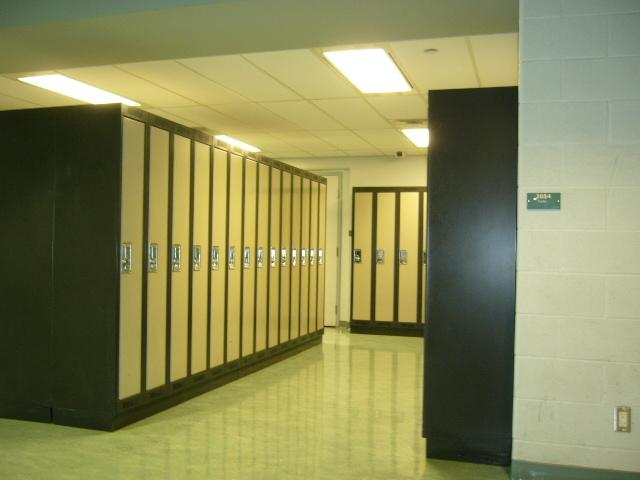
#> input picture CAS CS 585/Lab/Lab10/scene.jpg, 640 x 480 px
$ jupyter execute Lab10.ipynb
#> lines starting #> are read from the running program, lines starting #| are printed output that depends on the picture; long printed decimals are rounded
## **Lab 10: Automatic Estimation of Vanishing Points**

In this lab, we are implementing an approach of estimating vanishing points from Section 4 of http://slazebni.cs.illinois.edu/spring19/3dscene_book_svg.pdf.

You can also check the following papers for more details:
1. Rother, Carsten. "A new approach to vanishing point detection in architectural environments." Image and Vision Computing 20.9-10 (2002): 647-655.
2. Hedau, Varsha, Derek Hoiem, and David Forsyth. "Recovering the spatial layout of cluttered rooms." 2009 IEEE 12th international conference on computer vision. IEEE, 2009.

For estimating intrinsic camera parameters given three orthogonal vanishing points, we have implemented an algorithm following page 226 from the book:

Hartley, Richard, and Andrew Zisserman. Multiple view geometry in computer vision. Cambridge university press, 2003.

[cell 1]
import numpy as np
import cv2
import itertools
from math import isclose
import matplotlib.pyplot as plt

We provide some helper functions below for image display, line detection and camera intrinsic matrix estimation given three vanishing points.

[cell 2]
def displayImage(img: np.array, window_name: str = "Display window") -> None:
    '''
        Display an image in a numpy array using cv2.
        Note: cv2 assumes images to be stored in HxWxC and BGR format
        if the images are in float, they are assumed to be in 0-1
        range.


        :param img: Image to display stored in a numpy array
        :param window_name: Name to display on the window
    '''

    # Run locally
    cv2.namedWindow(window_name, cv2.WINDOW_AUTOSIZE)
    cv2.imshow(window_name, img)
    # Wait for a key event infinitely
    cv2.waitKey(0)

    # Close all open windows
    cv2.destroyAllWindows()
    # For mac users, uncomment the following line
    cv2.waitKey(1)

    # Run in google colab
    # from google.colab.patches import cv2_imshow
    # cv2_imshow(img)

def detect_lines(image: np.array) -> np.array:
    '''
        Detect lines in the given image.
        :param image: image stored in a numpy array
    '''
    # Convert to grayscale
    image = cv2.cvtColor(image, cv2.COLOR_BGR2GRAY)
    # Blur image to reduce noise.
    image = cv2.GaussianBlur(image, (5, 5), 1)
    # Detect edges
    edges = cv2.Canny(image, 50, 150)
    # Detect lines
    lines = cv2.HoughLinesP(edges, 1, np.pi / 180, 100, None, 50, 5) # This function is used to detect lines in the image

    print(len(lines))
    return edges, lines

def estimate_K(vp1: np.array, vp2: np.array, vp3: np.array) -> np.array:
    '''
        Estimate intrinsic camera parameters given three vanishing points
        See Multiple View Geometry in Computer Vision (pag. 226)

        :param vp1: first vanishing point
        :param vp2: second vanishing point
        :param vp3: third vanishing point
    '''
    try:
        A = []
        for (p1, p2) in itertools.combinations([vp1, vp2, vp3], 2):
            A.append([p1[0]*p2[0]+p1[1]*p2[1], p1[0]*p2[2]+p1[2]*p2[0], p1[1]*p2[2]+p1[2]*p2[1], p1[2]*p2[2]])
        u, s, v = np.linalg.svd(A, full_matrices=True)
        w1, w2, w3, w4 = v[-1,:]
        # form the omega matrix
        w = np.array([[w1, 0., w2],
                      [0., w1, w3],
                      [w2, w3, w4]])
        # w = (KK^T)^-1
        # K can be obtained by Cholesky factorization
        K_transpose_inv = np.linalg.cholesky(w)
        K = np.linalg.inv(K_transpose_inv.T)
        K = K / K[-1, -1]
    except:
        return []

    return K

Let's start by obtaining the line features that we need in our computations.

[cell 3]
def process_lines(pts: np.array) -> np.array:
    '''
        Process line features.

        :param pts: x,y coordinates of the points, which is a Nx2 array.
        :return :lines formed by the points, whcih is a Nx12 array.

        Represent lines as the following tuple
        (pt1, pt2, a, b, c, m, l, theta)
        where pt1, pt2 are endpoints in homogeneous coordinates, a, b, c are coefficient of line equation ax + by + c = 0,
        m is the midpoint of the line segment, l is the length of line segment
        theta is the angle between the line and x axis
    '''

    # Points in homogeneous coordinates
    pt1 = np.concatenate((pts[:, 0, :2], np.ones((len(pts), 1))), axis=1)
    pt2 = np.concatenate((pts[:, 0, 2:], np.ones((len(pts), 1))), axis=1)

    # line equation (a, b, c) = pt1 x pt2
    # Hint: check np.cross
    line_eq = np.cross(pt1, pt2) # N by 3

    # midpoint
    m = (pt1[:, :2] + pt2[:, :2]) / 2  # N by 3

    # length of the line segment
    l = np.linalg.norm(pt2[:, :2] - pt1[:, :2], axis=1, keepdims=True) # N by 1

    # angle
    theta = np.reshape([np.arctan(-a / b) if b != 0 else np.pi/2 for (a, b, c) in line_eq], (-1, 1)) # N by 1, measured in radians

    # concatenate all features
    lines = np.concatenate([pt1, pt2, line_eq, m, l, theta], axis=1) # N by 12

    return lines

Then, we try to find possible vanishing points using the line features. The score for a vanishing point candidate $vp_j$ is

$s_j=\sum_{i}|l_i|\exp(-\frac{|\alpha_i-\theta_i|}{2\sigma^2})$.

$|l_i|$ is the length of line segment $i$. $\alpha_i$ is the angle of the line that connects the midpoint of the line segment to the vanishing point in radians. $\theta$ is the angle of the line segment. $\sigma$ is a scale parameter.

[cell 4]
def compute_candidate_vp(lines: np.array) -> np.array:
    '''
        Compute vanishing point candidates and their scores.

        :param lines: lines stored in a numpy array: (pt1, pt2, a, b, c, m, l, theta)
        :return:  candidate vanishing points and scores
    '''

    sigma = 0.1 # scaling parameter
    vp_candidates = []
    for pair in itertools.combinations(lines,2):
        # pair: a tuple of (line1,line2)
        # candidate of vanishing point: intersection of two lines = line1 (a,b,c) x line2 (a,b,c)
        # vp uses homogeneous coordinate, which should be an array of size 3
        vp = np.cross(pair[0][6:9], pair[1][6:9]) # 3 by 1

        # normalize vp
        vp = vp / vp[-1] if vp[-1] != 0 else vp

        # assert isclose(np.dot(vp, pair[0][6:9]), 0, abs_tol=1e-09) and isclose(np.dot(vp, pair[1][6:9]), 0, abs_tol=1e-09)
        assert isclose(np.dot(vp, pair[0][6:9]), 0, abs_tol=1e-09) and isclose(np.dot(vp, pair[1][6:9]), 0, abs_tol=1e-09)

        score = 0
        for line in lines:
            # line (a,b,c) from vp to the midpoint of line segment
            line_vp2mp = np.cross(line[9:12], vp)

            # angle of the line
            vec1 = line_vp2mp[:2]
            vec2 = line[6:8]  # a, b from (a, b, c)
            dot = np.dot(vec1, vec2)
            norm1 = np.linalg.norm(vec1)
            norm2 = np.linalg.norm(vec2)
            cos_alpha = dot / (norm1 * norm2 + 1e-8)
            alpha = np.arccos(np.clip(cos_alpha, -1, 1))  # radians

            # obtain score using alpha and sigma
            score += np.exp(-(alpha ** 2) / (2 * sigma ** 2))
        vp_candidates.append((vp, score))

        # compute score
        score = 0


    return vp_candidates

Now that we have vanishing points candidates, we can choose the best vanishing points triplet with the highest total score that also leads to reasonable camera parameters. Recall that $K$ is
\begin{bmatrix}
f_x &s &c_x\\
0 &f_y &c_y\\
0 &0 &1
\end{bmatrix}

[cell 5]
def choose_vp(vp_candidates: np.array) -> np.array:
    '''
        Choose the triplet of vanishing points candidates with the highest score
        that also leads to reasonable camera parameters.

        :param vp_candidates: candidate vanishing points and scores, each vp_candidate
        is a tuple of (vp_coordinate,score)
        :return: the final intrisic camera parameters and its corresponding vanishing points triplet
    '''
    max_score = 0
    final_K = []
    max_triplet = []

    # sort vanishing points by their scores in a DESCENDING order
    vp_candidates = sorted(vp_candidates, key=lambda x: x[1], reverse=True)

    first_vp = vp_candidates[0]

    # choose the triplet of vanishing points
    for pair in itertools.combinations(vp_candidates[1:],2):
        total_score = first_vp[1] + pair[0][1] + pair[1][1]
        K = estimate_K(first_vp[0], pair[0][0], pair[1][0])
        if len(K) > 0:
            # decide if the estimated camera intrisinc matrix K is proper
            if np.all(np.isreal(K)) and K[0,0] > 0 and K[1,1] > 0 and abs(K[0,1]) < 1e-3:
                if total_score > max_score:
                    max_score = total_score
                    final_K = K
                    max_triplet = (
                        first_vp[0][:2].reshape(1, 2),
                        pair[0][0][:2].reshape(1, 2),
                        pair[1][0][:2].reshape(1, 2)
                    ) # combine three vanishing points

    return final_K, max_triplet

[cell 6]
image = cv2.imread('scene.jpg')
#> image is the input picture: shape (480, 640, 3); mean B, G, R 88.3, 137.5, 138
plt.imshow(cv2.cvtColor(image, cv2.COLOR_BGR2RGB))

[cell 7]
edges, lines = detect_lines(image)
#> in detect_lines, `image = cv2.cvtColor(image, cv2.COLOR_BGR2GRAY)`:
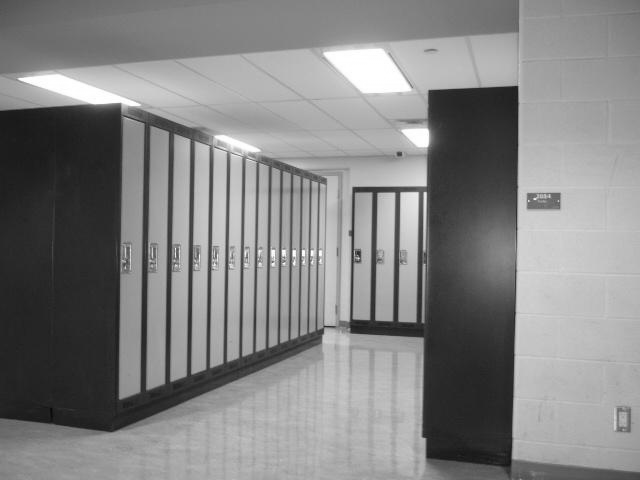
#> image: shape (480, 640); min 9, max 255, mean 132
#> in detect_lines, `edges = cv2.Canny(image, 50, 150)`:
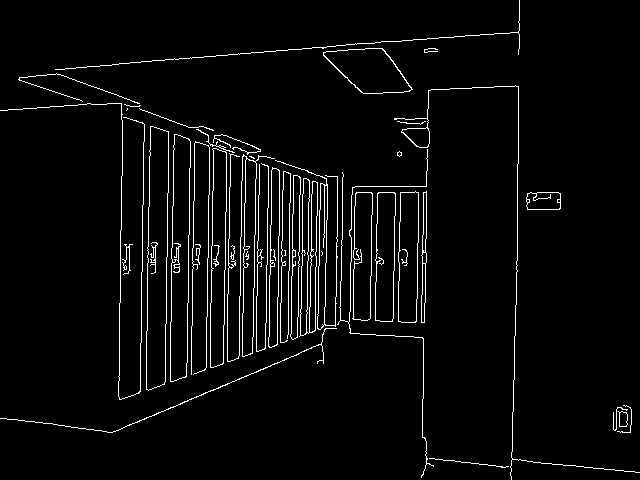
#> edges: shape (480, 640); 3.8% white in thin lines or dots
#> in detect_lines, `lines = cv2.HoughLinesP(edges, 1, np.pi / 180, 100, None, 50, 5)`: lines = 36 rows, first 6: [55, 69, 281, 50], [205, 369, 206, 317], [171, 301, 172, 206], [245, 202, 246, 151], [147, 282, 148, 207], [141, 330, 142, 238]
#| 36
# Draw edges and lines
canvas = cv2.cvtColor(edges, cv2.COLOR_GRAY2BGR)
#> canvas: shape (480, 640, 3); 3.8% white in thin lines or dots
if lines is not None:
    for i in range(0, len(lines)):
        l = lines[i][0]
        cv2.line(canvas, (l[0], l[1]), (l[2], l[3]), (0,0,255), 3, cv2.LINE_AA)
#> this loop made 36 passes
#> l on passes 1 to 12: [55, 69, 281, 50], [205, 369, 206, 317], [171, 301, 172, 206], [245, 202, 246, 151], [147, 282, 148, 207], [141, 330, 142, 238], [167, 244, 168, 131], [517, 220, 518, 107], [192, 280, 193, 201], [210, 366, 210, 310], [265, 348, 268, 200], [298, 306, 300, 177]
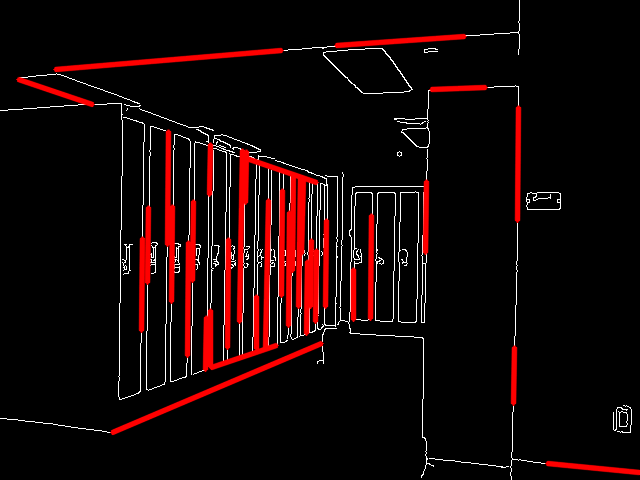
#> canvas: shape (480, 640, 3); mean B, G, R 6.4, 6.4, 21.5
plt.imshow(cv2.cvtColor(canvas, cv2.COLOR_BGR2RGB))

[cell 8]
lines = process_lines(lines)
#> in process_lines, `pt1 = np.concatenate((pts[:, 0, :2], np.ones((len(pts), 1))), axis=1)`: pt1 = 36 rows, first 8: [55, 69, 1], [205, 369, 1], [171, 301, 1], [245, 202, 1], [147, 282, 1], [141, 330, 1], [167, 244, 1], [517, 220, 1]
#> in process_lines, `pt2 = np.concatenate((pts[:, 0, 2:], np.ones((len(pts), 1))), axis=1)`: pt2 = 36 rows, first 8: [281, 50, 1], [206, 317, 1], [172, 206, 1], [246, 151, 1], [148, 207, 1], [142, 238, 1], [168, 131, 1], [518, 107, 1]
#> in process_lines, `line_eq = np.cross(pt1, pt2)`: line_eq = 36 rows, first 8: [19, 226, -16639], [52, 1, -11029], [95, 1, -16546], [51, 1, -12697], [75, 1, -11307], [92, 1, -13302], [113, 1, -19115], [113, 1, -58641]
#> in process_lines, `m = (pt1[:, :2] + pt2[:, :2]) / 2`: m = 36 pairs, first value 55 to 593, second value 40.5 to 467.5
#> in process_lines, `l = np.linalg.norm(pt2[:, :2] - pt1[:, :2], axis=1, keepdims=True)`: l = 36 values, max 227.2 at index 12, min 50 at index 29, mean 94.71
#> in process_lines, `theta = np.reshape([np.arctan(-a / b) if b != 0 else np.pi/2 for (a, b..`: theta = 36 values, max 1.57 at index 9, min -1.56 at index 6, mean -0.955

[cell 9]
vp_candidates = compute_candidate_vp(lines)
#> the loop in compute_candidate_vp, `for pair in itertools.combinations(lines,2):` made 630 passes
#> vp on passes 1 to 3: [211, 55.88, 1], [173.5, 59.03, 1], [247.9, 52.78, 1]
#> after the loop in compute_candidate_vp, `for pair in itertools.combinations(lines,2):`: vp_candidates = 630 items, first 6: ([211, 55.88, 1], 1.88), ([173.5, 59.03, 1], 2.1), ([247.9, 52.78, 1], 1.64), ([149.9, 61.02, 1], 1.76), ([143.9, 61.52, 1], 1.56), ([168.6, 59.45, 1], 2.07)

[cell 10]
K, vp = choose_vp(vp_candidates)
#> in choose_vp, `vp_candidates = sorted(vp_candidates, key=lambda x: x[1], reverse=True)`: vp_candidates = 630 items, first 6: ([1081.3, -86180.7, 1], 27.95), ([1269.1, -103453.1, 1], 27.95), ([1701.7, -133653.6, 1], 27.95), ([1325.4, -109367, 1], 27.95), ([931.8, -72420.1, 1], 27.95), ([2021.3, -169765.9, 1], 27.95)
#> in choose_vp, `first_vp = vp_candidates[0]`: first_vp = ([1081.3, -86180.7, 1], 27.95)
#> the loop in choose_vp, `for pair in itertools.combinations(vp_candidates[1:],2):` made 197506 passes
#> (total_score, s in estimate_K, w1 in estimate_K, w2 in estimate_K, w3 in estimate_K) on passes 1 to 3: (83.84, [2.01e+10, 31637.5, 35.35], 8.03e-11, 0.0011, 2.27e-05), (83.84, [1.72e+10, 18931, 7.09], 5.95e-11, -0.00103, -4.64e-06), (83.84, [1.32e+10, 21808.5, 7.4], 1.27e-23, -0.00346, -3.76e-05)
print(vp)
#| (array([[  1081.333, -86180.667]]), array([[1106.255,   63.991 ]]), array([[168.657,  56.766]]))
print(K)
#| [[413.659   0.         416.870]
#|  [  0.         413.659  56.695]
#|  [  0.           0.           1.        ]]

[cell 11]
# plot
for pt in vp:
    plt.plot(int(pt[0][0]), int(pt[0][1]), marker = 'o', color='red')
    print(pt[0][0],pt[0][1])
#> this loop made 3 passes
#> pt on passes 1 to 3: [[1081.3, -86180.7]], [[1106.3, 63.99]], [[168.7, 56.77]]
#| 1081.333 -86180.667
#| 1106.255 63.991
#| 168.657 56.766
plt.imshow(cv2.cvtColor(image, cv2.COLOR_BGR2RGB))
plt.show()
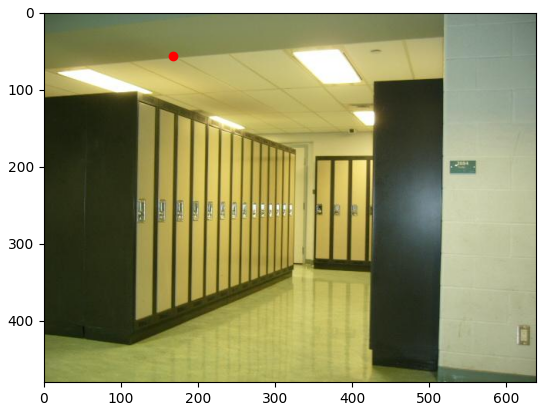
#> figure drawn by matplotlib, 1 panel

[cell 12]
# plot
for pt in vp:
    plt.plot(int(pt[0][0]), int(pt[0][1]), marker = 'o', color='red')
    print(pt[0][0],pt[0][1])
plt.show()
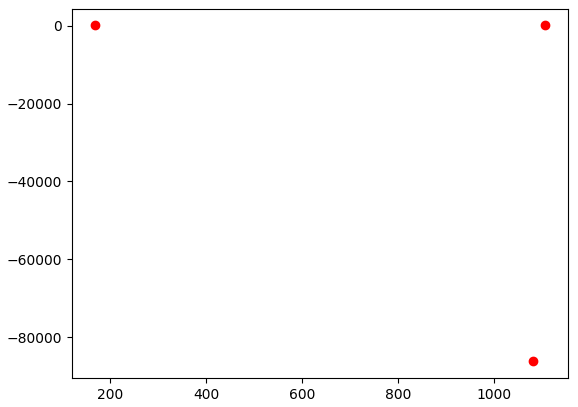
#> figure drawn by matplotlib, 1 panel
